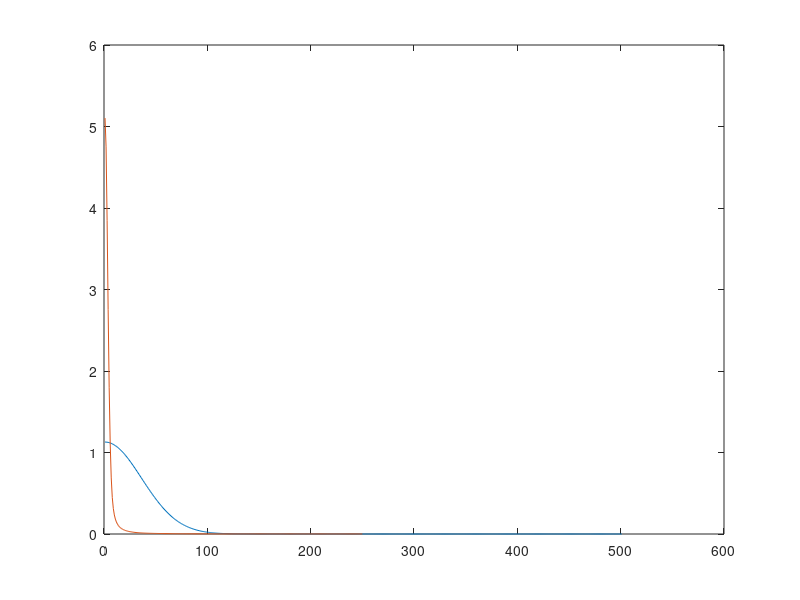

Here is the MATLAB script that generated this plot:
% ===================================
% HOMEWORK 3B IN COMP.PHYS. - TASK 1
% ===================================
% By Victor Nilsson, Simon Nilsson

clear all, clc, close all

% ------ SIMULATION PARAMETERS ---------
hbar        = 1;
d           = 0.5;
m           = 1;
p_0         = sqrt(0.1*2*m);
x_0         = 0;


% ----------- VARIABLES ------------
x=0:0.01:5;
% Functions handles
Gaussian_Wave_Packet = @(x)1/(pi*d^2)^(1/4)*exp(-(x-x_0).^2/(2*d^2)).*exp(1i*p_0*(x-x_0)/hbar);
% ----

gauss = Gaussian_Wave_Packet(x);
prob = abs(gauss).^2;
momentum = abs(fft(prob)).^2;
momentum = momentum(1:floor(length(x)/2))*1/length(x);

plot(prob)
hold on
plot(momentum)